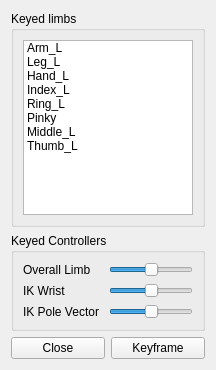
<?xml version="1.0" encoding="UTF-8"?>
<ui version="4.0">
 <class>Form</class>
 <widget class="QWidget" name="Form">
  <property name="geometry">
   <rect>
    <x>0</x>
    <y>0</y>
    <width>216</width>
    <height>370</height>
   </rect>
  </property>
  <property name="windowTitle">
   <string>Form</string>
  </property>
  <layout class="QVBoxLayout" name="verticalLayout_2">
   <item>
    <layout class="QVBoxLayout" name="verticalLayout">
     <item>
      <widget class="QGroupBox" name="groupBox">
       <property name="title">
        <string>Keyed limbs</string>
       </property>
       <layout class="QHBoxLayout" name="horizontalLayout_3">
        <item>
         <layout class="QHBoxLayout" name="horizontalLayout_2">
          <item>
           <widget class="QListWidget" name="listWidget">
            <item>
             <property name="text">
              <string>Arm_L</string>
             </property>
            </item>
            <item>
             <property name="text">
              <string>Leg_L</string>
             </property>
            </item>
            <item>
             <property name="text">
              <string>Hand_L</string>
             </property>
            </item>
            <item>
             <property name="text">
              <string>Index_L</string>
             </property>
            </item>
            <item>
             <property name="text">
              <string>Ring_L</string>
             </property>
            </item>
            <item>
             <property name="text">
              <string>Pinky</string>
             </property>
            </item>
            <item>
             <property name="text">
              <string>Middle_L</string>
             </property>
            </item>
            <item>
             <property name="text">
              <string>Thumb_L</string>
             </property>
            </item>
           </widget>
          </item>
         </layout>
        </item>
       </layout>
      </widget>
     </item>
     <item>
      <widget class="QGroupBox" name="groupBox_2">
       <property name="title">
        <string>Keyed Controllers</string>
       </property>
       <layout class="QHBoxLayout" name="horizontalLayout_4">
        <item>
         <layout class="QVBoxLayout" name="verticalLayout_3">
          <item>
           <layout class="QHBoxLayout" name="horizontalLayout_5">
            <item>
             <widget class="QLabel" name="label">
              <property name="sizePolicy">
               <sizepolicy hsizetype="Expanding" vsizetype="Preferred">
                <horstretch>0</horstretch>
                <verstretch>0</verstretch>
               </sizepolicy>
              </property>
              <property name="text">
               <string>Overall Limb</string>
              </property>
             </widget>
            </item>
            <item>
             <widget class="QSlider" name="horizontalSlider">
              <property name="value">
               <number>50</number>
              </property>
              <property name="orientation">
               <enum>Qt::Horizontal</enum>
              </property>
             </widget>
            </item>
           </layout>
          </item>
          <item>
           <layout class="QHBoxLayout" name="horizontalLayout_7">
            <item>
             <widget class="QLabel" name="label_3">
              <property name="sizePolicy">
               <sizepolicy hsizetype="Expanding" vsizetype="Preferred">
                <horstretch>0</horstretch>
                <verstretch>0</verstretch>
               </sizepolicy>
              </property>
              <property name="text">
               <string>IK Wrist</string>
              </property>
             </widget>
            </item>
            <item>
             <widget class="QSlider" name="horizontalSlider_3">
              <property name="value">
               <number>50</number>
              </property>
              <property name="orientation">
               <enum>Qt::Horizontal</enum>
              </property>
             </widget>
            </item>
           </layout>
          </item>
          <item>
           <layout class="QHBoxLayout" name="horizontalLayout_6">
            <item>
             <widget class="QLabel" name="label_2">
              <property name="sizePolicy">
               <sizepolicy hsizetype="Expanding" vsizetype="Preferred">
                <horstretch>0</horstretch>
                <verstretch>0</verstretch>
               </sizepolicy>
              </property>
              <property name="text">
               <string>IK Pole Vector</string>
              </property>
             </widget>
            </item>
            <item>
             <widget class="QSlider" name="horizontalSlider_2">
              <property name="value">
               <number>50</number>
              </property>
              <property name="orientation">
               <enum>Qt::Horizontal</enum>
              </property>
             </widget>
            </item>
           </layout>
          </item>
         </layout>
        </item>
       </layout>
      </widget>
     </item>
     <item>
      <layout class="QHBoxLayout" name="horizontalLayout">
       <item>
        <widget class="QPushButton" name="pushButton_2">
         <property name="text">
          <string>Close</string>
         </property>
        </widget>
       </item>
       <item>
        <widget class="QPushButton" name="pushButton">
         <property name="text">
          <string>Keyframe</string>
         </property>
        </widget>
       </item>
      </layout>
     </item>
    </layout>
   </item>
  </layout>
 </widget>
 <resources/>
 <connections/>
</ui>
